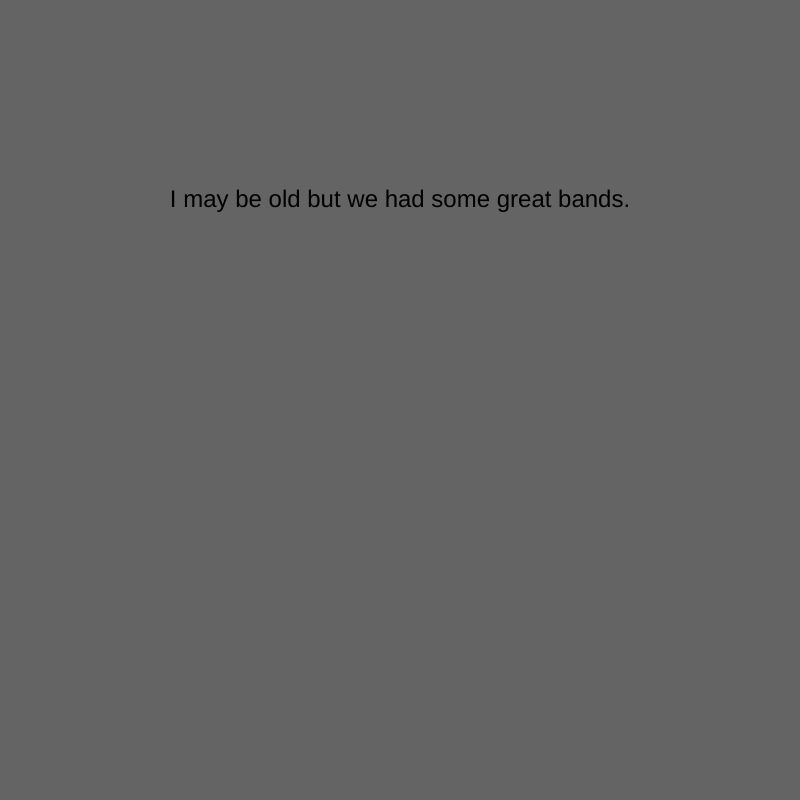
Frame 1 (no input)
Frame 60 (no input): identical to frame 1, image omitted
Frame 120 (the mouse pressed at the canvas centre since frame 60): identical to frame 1, image omitted

The p5.js sketch that drew this single still picture (run headless with seeded random() and noise() and a simulated clock; from frame 60 on, the mouse is pressed at the canvas centre):

// p5.js sketch
// ── sketch.js
var bands = ['Foreigner', 'Boston', 'cars', 'ACDC', 'Van Halen', 'Styx', 'Kansas', 'ELO', 'REO Speedwagon', 'Cheap Trick', 'Heart'];
var aRandomBand = '';

function setup() {
  createCanvas(800, 800);
  textAlign(CENTER, CENTER);
}

function draw() {
  background(100);

  textSize(24);
  text("I may be old but we had some great bands.", width/2, 200);
  textSize(48);
  text(aRandomBand, width/2, height/2);
}

function mouseClicked() {

  var i = floor(random(bands.length));
  aRandomBand = bands[i];


}
